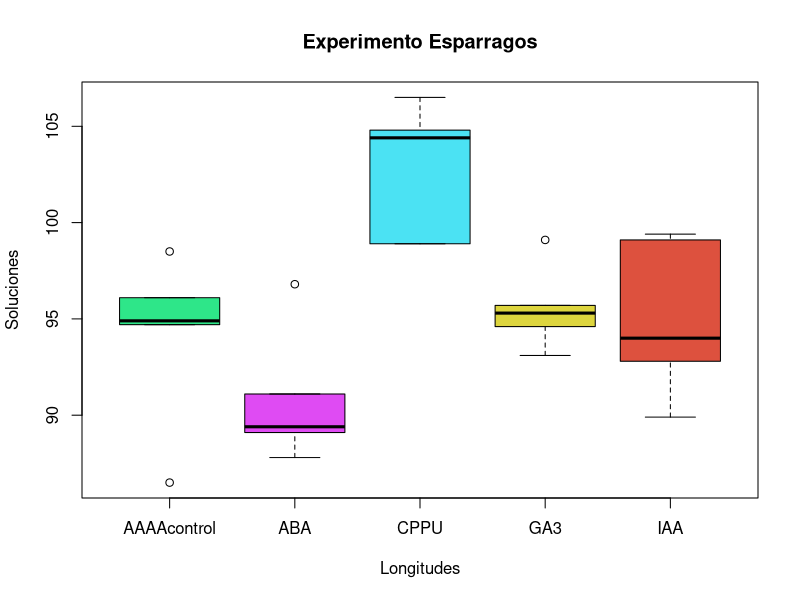
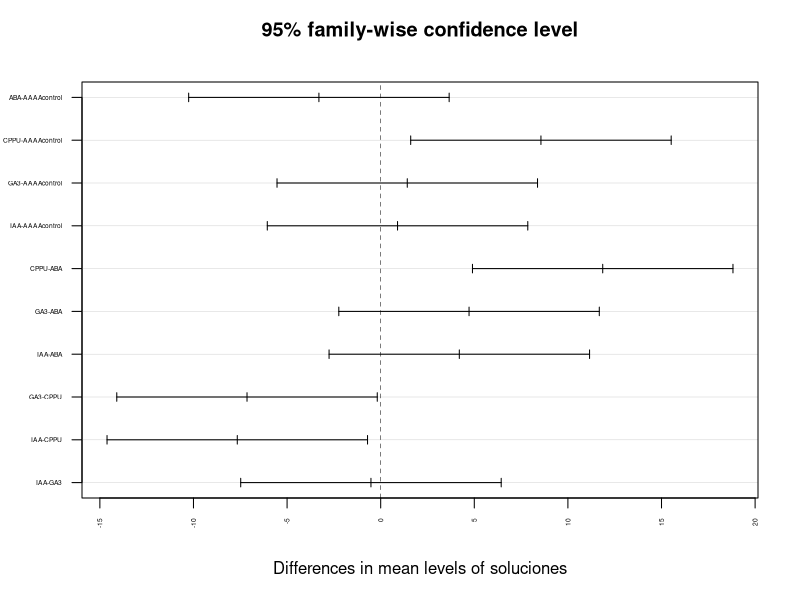
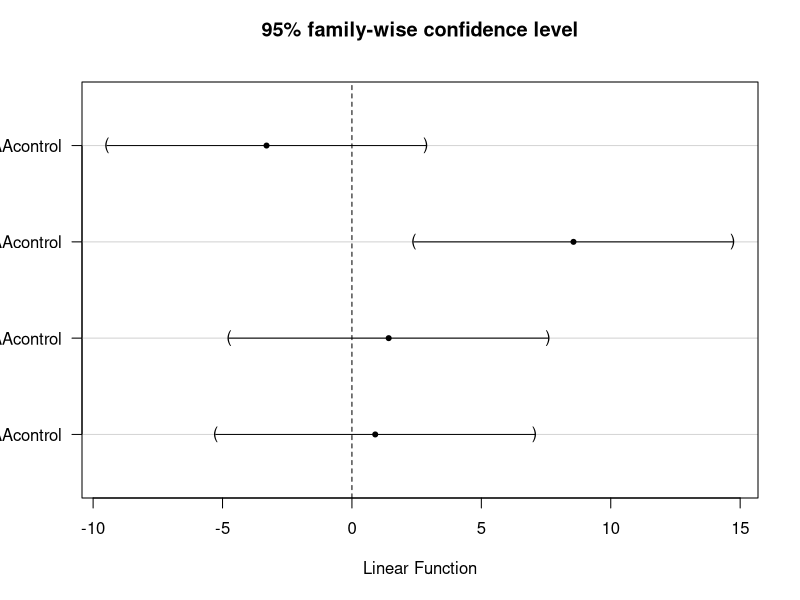

Write R code to recreate these figures, in order.
#Prueba de Tukey Dunnet 

#Hacer comparaciones de tratamientos
#Ver prueba de Dunnet 

#El efecto de los reguladores de crecimiento de las plantas sobre el alargamiento de esparr´agos fu´e investigado por 
#Yang-Gyu and Woolley (2006).
#La tasa de alargamiento de los tallos es un factor importante que determina el rendimiento 
#final de los esp´arragos en muchas condiciones clim´aticas
#templadas. Se cosecharon tallos de plantas de esp´arragos Jersey Giant
#de 6 a˜nos de edad cultivadas en una plantaci´on comercial en Bulls (latitud 40.2S, 
#longitud 175.4E), Nueva Zelanda. Los tallos fueron cosechados
#al azar y transportadas del campo al laboratorio para su investigaci´on.
#Despu´es de recortar a 80 mm de longitud, las tallos se sumergieron por
#completo durante 1 h en Soluciones acuosas de 10 mg l-1 de concentraci´on
#de ´acido indol-3-ac´etico (IAA), ´acido absc´ısico (ABA), GA3 o CPPU (Sitofex EC 2.0 %; 
#SKW, Trostberg, Alemania) en tubos de ensayo. Los tallos
#de control se sumergieron en agua destilada durante 1 h. El experimento
#fue un dise˜no completamente aleatorizado con cinco repeticiones (tallos)
#por tratamiento. Los datos resultantes (longitud final del tallo en mm) se
#muestran a continuaci´on:

################################################
### Entering data: studs ###
################################################
################################################
AAAAcontrol<-c(94.7,96.1,86.5,98.5,94.9)
IAA<-c(89.9,94.0,99.1,92.8,99.4)
ABA<-c(96.8,87.8,89.1,91.1,89.4)
GA3<-c(99.1,95.3,94.6,93.1,95.7)
CPPU<-c(104.4,98.9,98.9,106.5,104.8)
longitudes<-c(AAAAcontrol,IAA,ABA,GA3,CPPU)
soluciones<-rep(c("AAAAcontrol","IAA","ABA","GA3","CPPU"),
                each=5) #each para repetir datos

soluciones=factor(soluciones) #Factor - Que es esto?  

#marco de trabajo
datojesp = data.frame(longitudes, soluciones)

attach(datojesp)

#analisis descriptivo
boxplot(longitudes ~ soluciones,data=datojesp,col=c("#2EE689","#DF4BF3","#4BE2F3", "#DDD53E", "#DD513E")
        , xlab="Longitudes", ylab="Soluciones", main="Experimento Esparragos")

#crear modelo en este caso es ANOVA
modeloesp = aov(longitudes ~ soluciones, data = datojesp)
resumen_modeloesp = summary(modeloesp)
p_valor_aov = resumen_modeloesp[[1]][["Pr(>F)"]][1] #cargar el resumen del anova como variable y acceder al p-valor

if(p_valor_aov >= 0.05){
  print(paste("Existen pruebas suficientes para aceptar la hipotesis nula entonces 
        no hay diferencias significativas entre tratamientos con p valor (p >= 0.05): ", p_valor_aov))
} else {
  print(paste("Se rechaza la hipotesis nula si hay diferencias significativas entre tratamientos con p valor (p < 0.05): ", p_valor_aov))
}

#prueba de Tukey
#Es metodo compara parejas de medias y ver si existen diferencias significativas entre ellas
#elegir la hipotesis correcta y no elegir
#alguna debido solo por el azar, es para hacer comparaciones de pares.
#el metodo de Tukey nos dice si las diferencias observadas son mayores que las que
#se esperaria por azar.
#Da un forma de diferenciar las diferencias significativa a las debidas por el azar

prueba_tukey = TukeyHSD(modeloesp)
prueba_tukey #el p valor se compara con el nivel se significancia 0.05 por lo general

# Acceder a los valores-p
p_valores_tukey = prueba_tukey[["soluciones"]][, "p adj"]
p_valores_tukey

# Acceder a los valores-p
p_valores_tukey = prueba_tukey[["soluciones"]][, "p adj"]

# Acceder a los nombres de los tratamientos
nombres_tratamientos = rownames(prueba_tukey[["soluciones"]])

# Definir el nivel de significancia
alpha = 0.05

# Comparar los valores-p con el nivel de significancia
for (i in 1:length(p_valores_tukey)) {
  tratamiento1 = strsplit(nombres_tratamientos[i], "-")[[1]][1]
  tratamiento2 = strsplit(nombres_tratamientos[i], "-")[[1]][2]
  
  if (p_valores_tukey[i] < alpha) {
    cat("La diferencia entre el tratamiento", tratamiento1, "y el tratamiento", tratamiento2, "es estadísticamente significativa (p-valor =", 
        round(p_valores_tukey[i], 4), ")\n")
  } else {
    cat("La diferencia entre el tratamiento", tratamiento1, "y el tratamiento", tratamiento2, "no es estadísticamente significativa (p-valor =", 
        round(p_valores_tukey[i], 4), ")\n")
  }
}

plot(prueba_tukey, las = 2, cex.axis = 0.4) 

#Las lineas horizontales el intervalo de confianza del 95% para la diferencia entre dos medias de 
#tratamientos no intercepta el valor cero, entonces se considera que hay una 
#diferencia estadísticamente significativa entre esos dos tratamientos al nivel de confianza del 95%.

#Algunas pautas clave para interpretar el gráfico de la prueba de Tukey:
  
#Si el intervalo de confianza NO cruza el cero, hay una diferencia significativa entre esos dos tratamientos.
#Cuanto más alejado del cero esté el intervalo de confianza, mayor será la diferencia significativa.
#Si el intervalo de confianza cruza el cero, no hay evidencia suficiente para afirmar que existe una 
#diferencia significativa entre esos dos tratamientos.

#raya punteada justo en cero
#es un grafico de un intervalo de confianza y los no que tocan el valor cero indica que hay
#diferencias estadisticas de los tratamientos para este caso CPPU-ABA

#Hipotesis de la prueba de Tukey

#H  que la media de i es igual a media de j
#A que la media de i es diferente de media de j



#Prueba de Dunnet

#Esta prueba permite hacer comparaciones de los tratamientos o grupos con el
#control (Muestra no sometido a ningun tratamiento) y ver si existen
#diferencias significativas entre algunos tratamientos y el control

#install.packages("mvtnorm")
#install.packages("multcomp")
#install.packages("survival")

#Como cargar varias librerias en un sola linea de codigo
library("mvtnorm")
library("multcomp")
library("survival")

# Crear el objeto de contraste de Dunnett
dunnett_prueba = glht(modeloesp, linfct = mcp(soluciones = "Dunnett"), alternative = "two.sided")
resumen_dunnet = summary(dunnett_prueba)
resumen_dunnet

# Obtener los p-valores de la prueba de Dunnett
pvalores_dunnett <- summary(dunnett_prueba)$test$pvalues


# Obtener los nombres de los tratamientos (excepto el control)
nombres_tratamientos <- rownames(resumen_dunnet$test)[-1]

# Definir el nivel de significancia (comúnmente 0.05)
alpha <- 0.05

#nombres de los tratamientos
nombres_tratamientos <- levels(datojesp$soluciones)[-1]
nombres_tratamientos

for (i in 1:length(pvalores_dunnett)) {
  # Obtener el nombre del tratamiento actual
  nombre_tratamiento <- nombres_tratamientos[i]
  
  # Obtener el p-valor ajustado actual
  pvalor <- pvalores_dunnett[i]
  
  # Realizar la comparación con el control
  if (pvalor < alpha) {
    # Si el p-valor es menor que el nivel de significancia
    cat("El tratamiento", nombre_tratamiento, "- AAAAcontrol difiere significativamente del control.\n")
  } else {
    # Si el p-valor es mayor o igual que el nivel de significancia
    cat("El tratamiento", nombre_tratamiento, "- AAAAcontrol no difiere significativamente del control.\n")
  }
}


#Grafica de la prueba de Dunnet
plot(resumen_dunnet) #solo una tiene diferencias entre ellas
#he incluyendo el control
#Si el intervalo de confianza no se cruza con la linea vertical
#en cero, eso indica que existe diferencias significativas entre
#los tratamientos y el control para esta caso se observa diferencias
#significativas entre CPPU contra el tratamiento.

#Hipotesis de la prueba de Dunnet
#Hipotesis nula: cada tratamiento es igual al control
#Hipotesis alternativa: al menos alguno de los tratamientos es diferente al control
